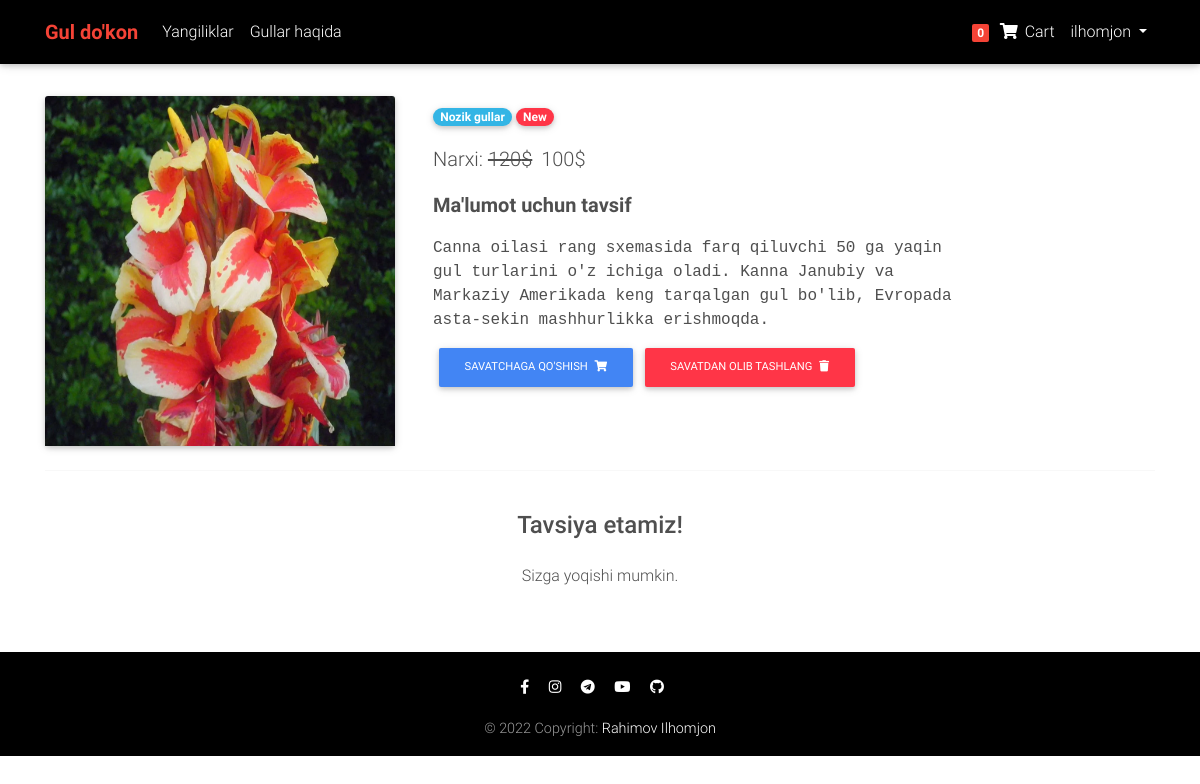
Screenshot of /flower/3/ (signed in) with the database file from the repository.
### accounts/models.py (models this page shows)
class CustomUser(AbstractUser):
    age = models.PositiveIntegerField(null=True, blank=True)

### flowers/models.py (models this page shows, shortened)
class Order(models.Model):
    user = models.ForeignKey(settings.AUTH_USER_MODEL, on_delete=models.CASCADE)
    products = models.ManyToManyField(OrderProduct)
    start_date = models.DateTimeField(auto_now_add=True)
    ordered_date = models.DateTimeField()
    ordered = models.BooleanField(default=False)
    order_completed = models.BooleanField(default=False)
    order_completed_date = models.DateTimeField(null=True, blank=True)
    billingAddress = models.ForeignKey('BillingAddress', on_delete=models.SET_NULL, blank=True, null=True)
    payment = models.ForeignKey('Payment', on_delete=models.SET_NULL, blank=True, null=True)

class Product(models.Model):
    name = models.CharField(max_length=50)
    description = RichTextField()
    date = models.DateTimeField(auto_now_add=True)
    image = models.ImageField(upload_to='images/')
    price = models.IntegerField()
    discount_price = models.IntegerField(null=True, blank=True)
    category = models.ForeignKey(Category, on_delete=models.CASCADE)
    label = models.CharField(choices=LABEL_CHOICES, max_length=10, null=True, blank=True)
    class Meta:
        verbose_name_plural = "Products"
    def get_add_to_card_url(self):
        return reverse('add-to-card', kwargs={
            'id': self.id
        })
    def get_remove_from_card_url(self):
        return reverse('remove-from-card', kwargs={
            'id': self.id
        })

class Category(models.Model):
    name = models.CharField(max_length=50)
    class Meta:
        verbose_name_plural = "Categories"

### flowers/views.py (the view)
# urls.py: path('flower/<int:id>/', flower_page, name='product'),
def flower_page(request, id):
    context = {
        'flower': get_object_or_404(Product, id=id),
    }
    return render(request, 'product-page.html', context)

### flowers/templatetags/card_template_tags.py (called while the page is built)
@register.filter()
def card_flower_count(user):
    if user.is_authenticated:
        qs = Order.objects.filter(user=user, ordered=False)
        if qs.exists():
            return qs.last().products.count()
    return 0

### template/product-page.html (shortened to what this page needs)
{% extends 'base.html' %}
{% block content %}
<div class="mt-5 pt-4">
  </div>
  <main class="mt-3">
    <div class="container dark-grey-text mt-4">
      <div class="row wow fadeIn">
        <div class="col-lg-4 col-md-6 mb-2">
          <div class="card">
            <div class="view overlay">
                    <img src="/media/{{ flower.image }}" height="350" class="card-img-top"
                      alt="{{ flower.name }}">
            </div>
          </div>
        </div>
        <div class="col-md-6 mb-4">
          <div class="p-2">
            <div class="mb-3">
              <a href="">
                <span class="badge badge-pill info-color">{{ flower.category.name }}</span>
              </a>
              {% if flower.label %}
              <a href="">
                <span class="badge badge-pill {{ flower.get_label_display }}-color">{{ flower.label }}</span>
              </a>
              {% endif %}
            </div>
            <p class="lead">Narxi:
              {% if flower.discount_price %}
              <span class="mr-1">
                <del>{{ flower.price }}$</del>
              </span>
              <span>{{ flower.discount_price }}$</span>
              {% else %}
              <span>{{ flower.price }}$</span>
              {% endif %}
            </p>
            <p class="lead font-weight-bold">Ma'lumot uchun tavsif</p>
            <p>{{ flower.description | safe }}</p>
            {% if user.is_authenticated %}
            <form class="d-flex justify-content-left">
              <a href="{{ flower.get_add_to_card_url }}" class="btn btn-primary btn-md my-0 p">Savatchaga qo'shish
                <i class="fas fa-shopping-cart ml-1"></i>
              </a>
              <a href="{{ flower.get_remove_from_card_url }}" class="btn btn-danger btn-md my-0 p">Savatdan olib tashlang
                <i class="fas fa-solid fa-trash ml-1"></i>
              </a>
            </form>
            {% endif %}
          </div>
        </div>
      </div>
      <hr>
      <div class="row d-flex justify-content-center wow fadeIn">
        <div class="col-md-6 text-center">
          <h4 class="my-4 h4">Tavsiya etamiz!</h4>
          <p>Sizga yoqishi mumkin.</p>
        </div>
      </div>
      <div class="row wow fadeIn">
      </div>
    </div>
  </main>
{% endblock content %}

### template/base.html (shortened to what this page needs)
{% load static %}
{% load card_template_tags %}
<!doctype html>
<html lang="uz">
<head>
  <link href="https://cdn.jsdelivr.net/npm/bootstrap@5.2.3/dist/css/bootstrap.min.css" rel="stylesheet">
  <link href="https://getbootstrap.com/docs/5.2/assets/css/docs.css" rel="stylesheet">
  <link rel="stylesheet" href="https://use.fontawesome.com/releases/v5.11.2/css/all.css">
  <link href="/static/css/bootstrap.min.css" rel="stylesheet">
  <link href="/static/css/mdb.min.css" rel="stylesheet">
  <link href="/static/css/style.min.css" rel="stylesheet">
</head>
<body>
  <nav class="navbar fixed-top navbar-expand-lg navbar-dark black scrolling-navbar">
    <div class="container">
      <a class="navbar-brand waves-effect" href="/category/0/page/1/">
        <strong class="red-text"><b>Gul do'kon</b></strong>
      </a>
      <div class="collapse navbar-collapse" id="navbarSupportedContent">
        <ul class="navbar-nav mr-auto">
          <li class="nav-item">
            <a class="nav-link waves-effect" href="">Yangiliklar</a>
          </li>
          <li class="nav-item">
            <a class="nav-link waves-effect" href="">Gullar haqida</a>
          </li>
        </ul>
        <ul class="navbar-nav nav-flex-icons">
          {% if user.is_authenticated %}
          <li class="nav-item">
            <a href="{% url 'order-summary' %}" class="nav-link waves-effect">
              <span class="badge red z-depth-1 mr-1"> {{ user|card_flower_count }} </span>
              <i class="fas fa-shopping-cart"></i>
              <span class="clearfix d-none d-sm-inline-block"> Cart </span>
            </a>
          </li>
           <li class="nav-item dropdown">
              <a class="nav-link dropdown-toggle" href="#" role="button" data-bs-toggle="dropdown" aria-expanded="false">
                {{ user.username }}
              </a>
            </li>
          {% else %}
          <div class="button small">
            <a href="{% url 'login' %}" class="btn btn-outline-light" type="submit" style="height:40; width:120;">login</a></div>
          {% endif %}
        </ul>
      </div>
    </div>
  </nav>
    <main>
        {% block content %}
        {% endblock content %}
    </main>
  <footer class="page-footer footer-dark black text-center font-small mt-4 wow fadeIn">
    <hr class="my-4">
    <div class="pb-1">
      <a href="https://www.facebook.com/profile.php?id=100075273840350&mibextid=ZbWKwL" target="_blank">
        <i class="fab fa-facebook-f mr-3"></i>
      </a>
      <a href="https://www.instagram.com/rahimov_ilhomjon01/" target="_blank">
        <i class="fab fa-instagram mr-3"></i>
      </a>
      <a href="http://t.me/Rahimov_Ilhomjon" target="_blank">
        <i class="fab fa-telegram mr-3"></i>
      </a>
      <a href="https://www.youtube.com/@realpythonacademy3211" target="_blank">
        <i class="fab fa-youtube mr-3"></i>
      </a>
      <a href="https://github.com/RahimovIlhom" target="_blank">
        <i class="fab fa-github mr-3"></i>
      </a>
    </div>
    <div class="footer-copyright py-3">
      © 2022 Copyright:
      <a href="" target="_blank"> Rahimov Ilhomjon </a>
    </div>
  </footer>
  </body>
</html>

### template/base.html (style rules this page uses)
html, body, header, .carousel { height: 60vh; }

### rows the page displays
CustomUser: id "0", username "ilhomjon"
Product: image (picture), category.name "Nozik gullar", label "New", price "120", discount_price "100", description "Canna oilasi rang sxemasida farq qiluvchi 50 ga yaqin gul turlarini o'z ichiga oladi. Kanna Janubiy va Markaziy Amerikada keng tarqalgan gul bo'lib, Evropada asta-sekin mashhurlikka erishmoqda."
